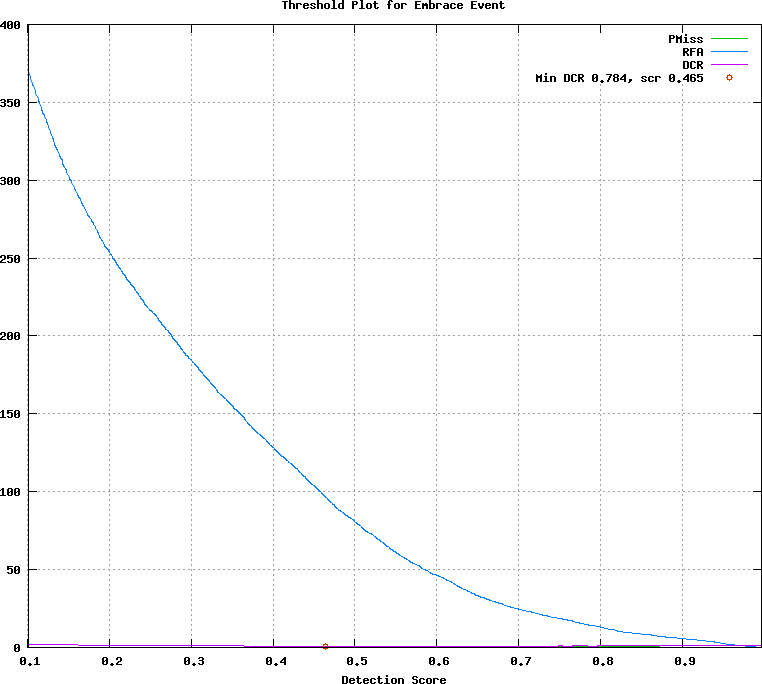

This figure's gnuplot source:
## GNUPLOT command file
set terminal postscript color
set style data lines
set title 'Threshold Plot for Embrace Event'
set xlabel 'Detection Score'
set grid
set size ratio 0.85
plot [0.101000:0.997000]  \
  'output.det.Embrace_Event.dat.1' using 1:4 title 'PMiss' with lines lt 2, \
  'output.det.Embrace_Event.dat.1' using 1:5 title 'RFA' with lines lt 3, \
  'output.det.Embrace_Event.dat.1' using 1:6 title 'DCR' with lines lt 4, \
  'output.det.Embrace_Event.dat.2' using 1:2 title 'Min DCR 0.784, scr 0.465' with points lt 6
